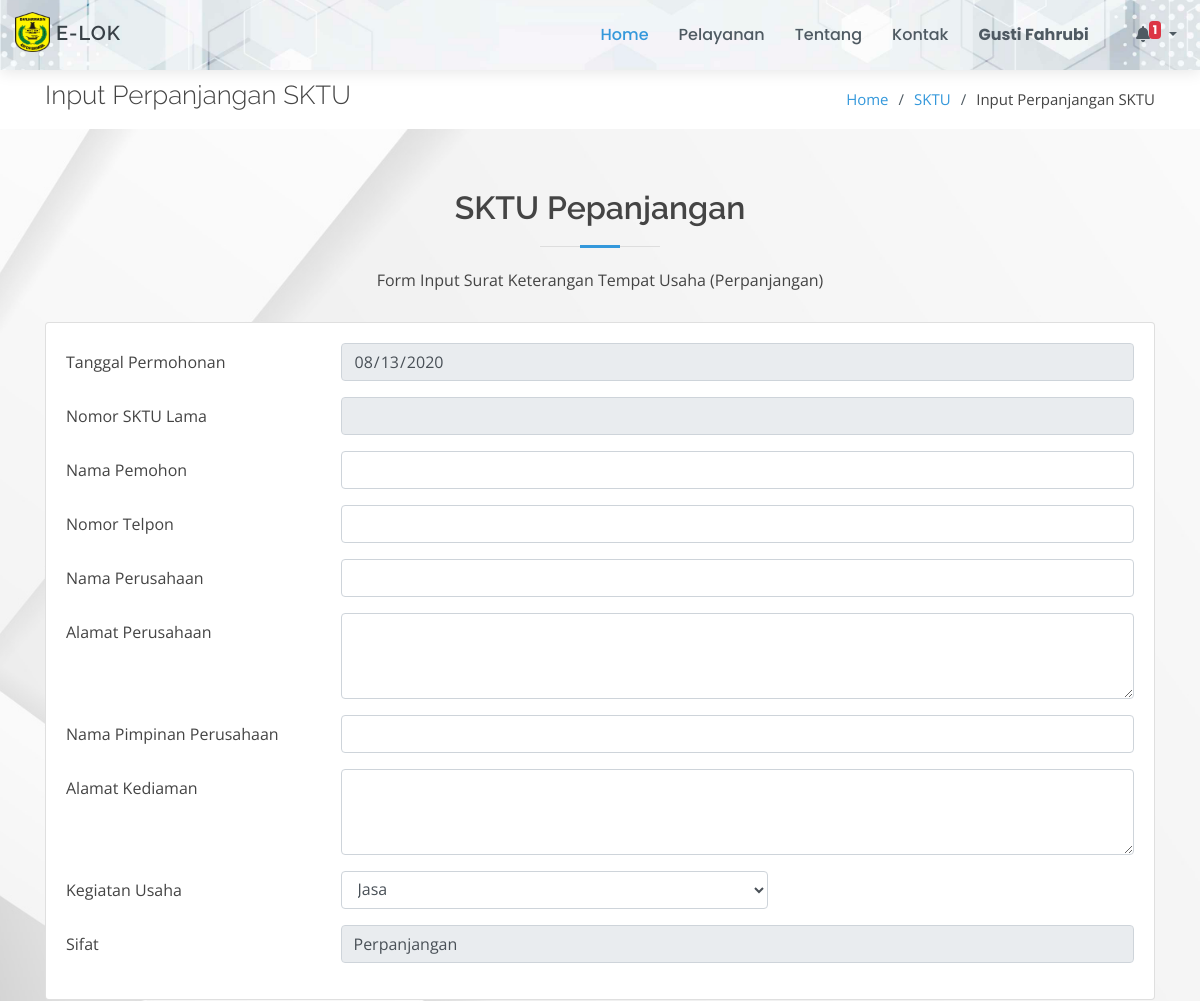
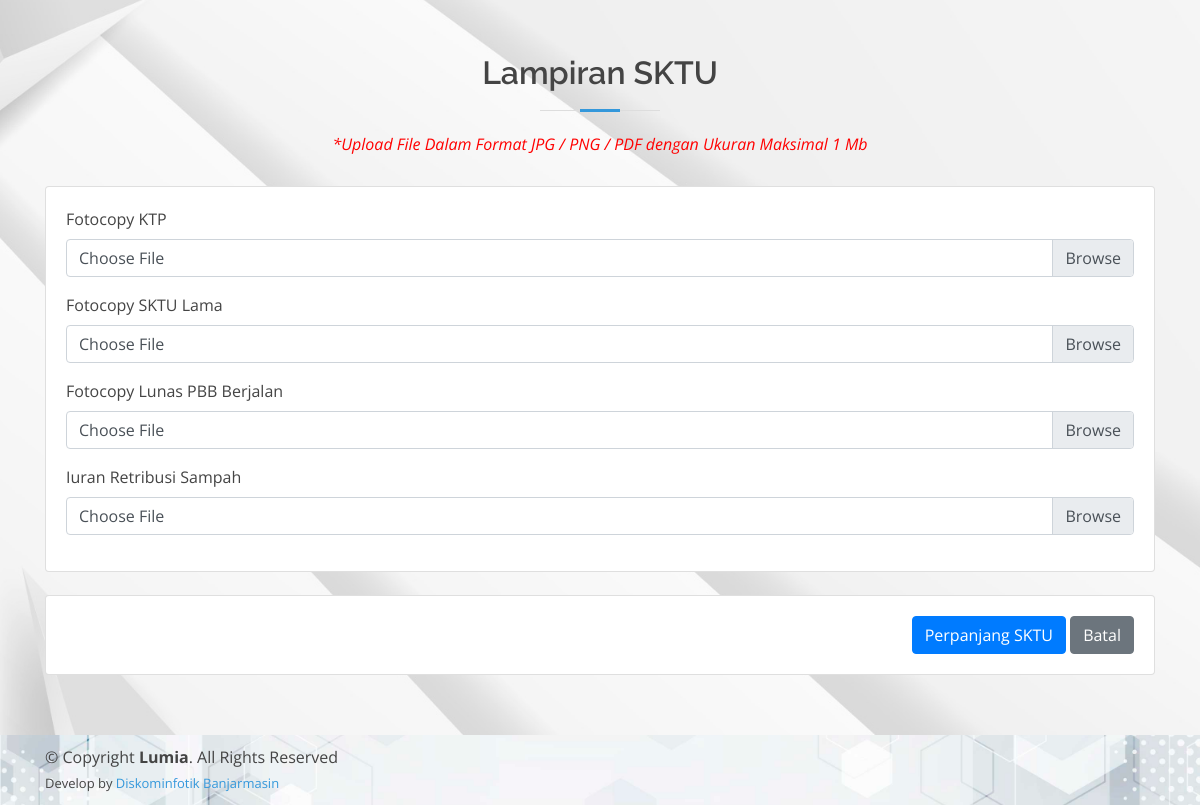
The page /page/sktu/input-sktu-perpanjangan.php (signed in) on the database its author committed (2 pictures, top to bottom).
### tables this page shows
CREATE TABLE `lampiran_sktu` (
  `id_lampiran` int(11) NOT NULL,
  `nama_lampiran` text NOT NULL,
  `keterangan` varchar(30) NOT NULL
);

### config/config.php (called while the page is built, shortened)
<?php
function base_url($url = null)
{
	$base_url = "http://localhost/layanan-kecamatan";
	if ($url != null) {
		return $base_url . "/" . $url;
	} else {
		return $base_url;
	}
}
function encryptor($action, $string)
{
	$output = false;
	$encrypt_method = "AES-256-CBC";
	$secret_key = 'muni';
	$secret_iv = 'muni123';
	$key = hash('sha256', $secret_key);
	$iv = substr(hash('sha256', $secret_iv), 0, 16);
	if ($action == 'encrypt') {
		$output = openssl_encrypt($string, $encrypt_method, $key, 0, $iv);
		$output = base64_encode($output);
	} else if ($action == 'decrypt') {
		$output = openssl_decrypt(base64_decode($string), $encrypt_method, $key, 0, $iv);
	}
	return $output;
}

### page/sktu/input-sktu-perpanjangan.php (the view, shortened to what this page needs)
<!DOCTYPE html>
<html lang="en">
<?php
include_once "../../config/config.php";
include_once "../../template/ui/head.php";
$idm      = $_SESSION['id_masyarakat'];
$id_sktu = encryptor('decrypt', $_GET['id']);
$cekdata = $koneksi->query("SELECT * FROM sktu_perpanjangan WHERE id_masyarakat = '$idm' AND id_sktu = '$id_sktu'");
if (mysqli_num_rows($cekdata) === 0) {
    $row = $koneksi->query("SELECT * FROM sktu_baru WHERE id_masyarakat = '$idm' AND id_sktu = '$id_sktu'")->fetch_array();
} else {
    $row = $koneksi->query("SELECT * FROM sktu_perpanjangan WHERE id_masyarakat = '$idm' AND id_sktu = '$id_sktu'")->fetch_array();
}
?>
<body>
    <?php include_once "../../template/ui/header.php"; ?>
    <main id="main">
        <section id="breadcrumbs" class="breadcrumbs">
            <div class="container">
                <div class="d-flex justify-content-between align-items-center">
                    <h2>Input Perpanjangan SKTU</h2>
                    <ol>
                        <li><a href="<?= base_url(); ?>">Home</a></li>
                        <li><a href="<?= base_url('page/sktu'); ?>">SKTU</a></li>
                        <li>Input Perpanjangan SKTU</li>
                    </ol>
                </div>
            </div>
        </section>
        <section id="services" class="services graform">
            <div class="container">
                <div class="section-title">
                    <h2>SKTU Pepanjangan</h2>
                    <p>Form Input Surat Keterangan Tempat Usaha (Perpanjangan)</p>
                </div>
                <form action="" method="POST" enctype="multipart/form-data">
                    <div class="row">
                        <div class="col-md-12">
                            <div class="card">
                                <div class="card-body">
                                    <div class="form-group row">
                                        <label for="tgl" class="col-sm-3 col-form-label">Tanggal Permohonan</label>
                                        <div class="col-sm-9">
                                            <input type="date" class="form-control" id="tgl" name="tgl" value="<?= date('Y-m-d'); ?>" required readonly>
                                        </div>
                                    </div>
                                    <div class="form-group row">
                                        <label for="nomor_sktu" class="col-sm-3 col-form-label">Nomor SKTU Lama</label>
                                        <div class="col-sm-9">
                                            <input type="text" class="form-control" id="nomor_sktu" name="nomor_sktu" value="<?= $row['nomor_sktu']; ?>" required readonly>
                                        </div>
                                    </div>
                                    <div class="form-group row">
                                        <label for="nama_pemohon" class="col-sm-3 col-form-label">Nama Pemohon</label>
                                        <div class="col-sm-9">
                                            <input type="text" class="form-control" id="nama_pemohon" name="nama_pemohon" value="<?= $row['nama_pemohon']; ?>" required>
                                        </div>
                                    </div>
                                    <div class="form-group row">
                                        <label for="no_telp" class="col-sm-3 col-form-label">Nomor Telpon</label>
                                        <div class="col-sm-9">
                                            <input type="text" class="form-control" id="no_telp" name="no_telp" onkeypress="return Angkasaja(event)" value="<?= $row['no_telp']; ?>" required>
                                        </div>
                                    </div>
                                    <div class="form-group row">
                                        <label for="nama_perusahaan" class="col-sm-3 col-form-label">Nama Perusahaan</label>
                                        <div class="col-sm-9">
                                            <input type="text" class="form-control" id="nama_perusahaan" name="nama_perusahaan" required value="<?= $row['nama_perusahaan']; ?>">
                                        </div>
                                    </div>
                                    <div class="form-group row">
                                        <label for="alamat_perusahaan" class="col-sm-3 col-form-label">Alamat Perusahaan</label>
                                        <div class="col-sm-9">
                                            <textarea class="form-control" name="alamat_perusahaan" id="alamat_perusahaan" rows="3" required><?= $row['alamat_perusahaan']; ?></textarea>
                                        </div>
                                    </div>
                                    <div class="form-group row">
                                        <label for="nama_pimpinan_perusahaan" class="col-sm-3 col-form-label">Nama Pimpinan Perusahaan</label>
                                        <div class="col-sm-9">
                                            <input type="text" class="form-control" id="nama_pimpinan_perusahaan" name="nama_pimpinan_perusahaan" required value="<?= $row['nama_pimpinan_perusahaan']; ?>">
                                        </div>
                                    </div>
                                    <div class="form-group row">
                                        <label for="alamat_kediaman" class="col-sm-3 col-form-label">Alamat Kediaman</label>
                                        <div class="col-sm-9">
                                            <textarea class="form-control" name="alamat_kediaman" id="alamat_kediaman" rows="3" required><?= $row['alamat_kediaman']; ?></textarea>
                                        </div>
                                    </div>
                                    <div class="form-group row">
                                        <label for="kegiatan_usaha" class="col-sm-3 col-form-label">Kegiatan Usaha</label>
                                        <div class="col-sm-5">
                                            <select name="kegiatan_usaha" id="kegiatan_usaha" class="form-control" required>
                                                <?php
                                                $kegiatan = $koneksi->query("SELECT * FROM kegiatan_usaha ORDER BY kegiatan_usaha ASC");
                                                foreach ($kegiatan as $ku) {
                                                ?>
                                                    <option value="<?= $ku['kegiatan_usaha']; ?>" <?php if ($row['kegiatan_usaha'] == $ku['kegiatan_usaha']) {
                                                                                                        echo "selected";
                                                                                                    } ?>><?= $ku['kegiatan_usaha']; ?></option>
                                                <?php } ?>
                                            </select>
                                        </div>
                                    </div>
                                    <div class="form-group row">
                                        <label for="sifat" class="col-sm-3 col-form-label">Sifat</label>
                                        <div class="col-sm-9">
                                            <input type="text" class="form-control" name="sifat" value="Perpanjangan" readonly require>
                                        </div>
                                    </div>
                                </div>
                            </div>
                        </div>
                    </div>
                    <div class="section-title" style="margin-top: 5%;">
                        <h2>Lampiran SKTU</h2>
                        <p style="color: red; font-style: italic;">*Upload File Dalam Format JPG / PNG / PDF dengan Ukuran Maksimal 1 Mb</p>
                    </div>
                    <div class="row">
                        <div class="col-md-12">
                            <div class="card">
                                <div class="card-body">
                                    <?php
                                    $datalampiran = $koneksi->query("SELECT * FROM lampiran_sktu WHERE keterangan LIKE '%Perpanjangan%' ORDER BY id_lampiran ASC");
                                    foreach ($datalampiran as $lampiran) {
                                    ?>
                                        <div class="form-group">
                                            <label><?= $lampiran['nama_lampiran'] ?></label>
                                            <div class="custom-file">
                                                <label class="custom-file-label">Choose File</label>
                                            </div>
                                        </div>
                                    <?php } ?>
                                </div>
                            </div>
                        </div>
                        <div class="col-md-12" style="margin-top: 2%; text-align: right;">
                            <div class="card">
                                <div class="card-body">
                                    <button type="button" id="submit" class="btn btn-primary">Perpanjang SKTU</button>
                                    <a href="<?= base_url('page/sktu') ?>" class="btn btn-secondary">Batal</a>
                                </div>
                            </div>
                        </div>
                    </div>
                </form>
            </div>
        </section>
    </main>
    <?php include_once "../../template/ui/footer.php"; ?>
</body>
</html>

### assets/ui/assets/css/style.css (style rules this page uses)
body { font-family: "Open Sans", sans-serif; color: #444444; }
a { color: #3498db; }
h1, h2, h3, h4, h5, h6 { font-family: "Raleway", sans-serif; }
section { padding: 60px 0; }
.section-title { text-align: center; padding-bottom: 30px; }
.section-title h2 { font-size: 32px; font-weight: 600; margin-bottom: 20px; padding-bottom: 20px; position: relative; }
.section-title h2::before { content: ''; position: absolute; display: block; width: 120px; height: 1px; background: #ddd; bottom: 1px; left: calc(50% - 60px); }
.section-title h2::after { content: ''; position: absolute; display: block; width: 40px; height: 3px; background: #3498db; bottom: 0; left: calc(50% - 20px); }
.section-title p { margin-bottom: 0; }
.breadcrumbs { padding: 10px 0; margin-top: 70px; background-color: #fff; }
.breadcrumbs h2 { font-size: 26px; font-weight: 300; }
.breadcrumbs ol { display: flex; flex-wrap: wrap; list-style: none; padding: 0; margin: 0; font-size: 15px; }
.breadcrumbs ol li+li { padding-left: 10px; }
.breadcrumbs ol li+li::before { display: inline-block; padding-right: 10px; color: #4f5a62; content: "/"; }
.graform { background: url('../../../bg-cover/putih2.jpg') center center no-repeat; background-size: cover; position: relative; }

### rows shown on the page
lampiran_sktu: nama_lampiran "Fotocopy KTP"
lampiran_sktu: nama_lampiran "Fotocopy SKTU Lama"
lampiran_sktu: nama_lampiran "Fotocopy Lunas PBB Berjalan"
lampiran_sktu: nama_lampiran "Iuran Retribusi Sampah"

### other values the page prints
$_SESSION['nama'] "Gusti Fahrubi"
$jmltotal "1"
form field kegiatan_usaha "Jasa"
